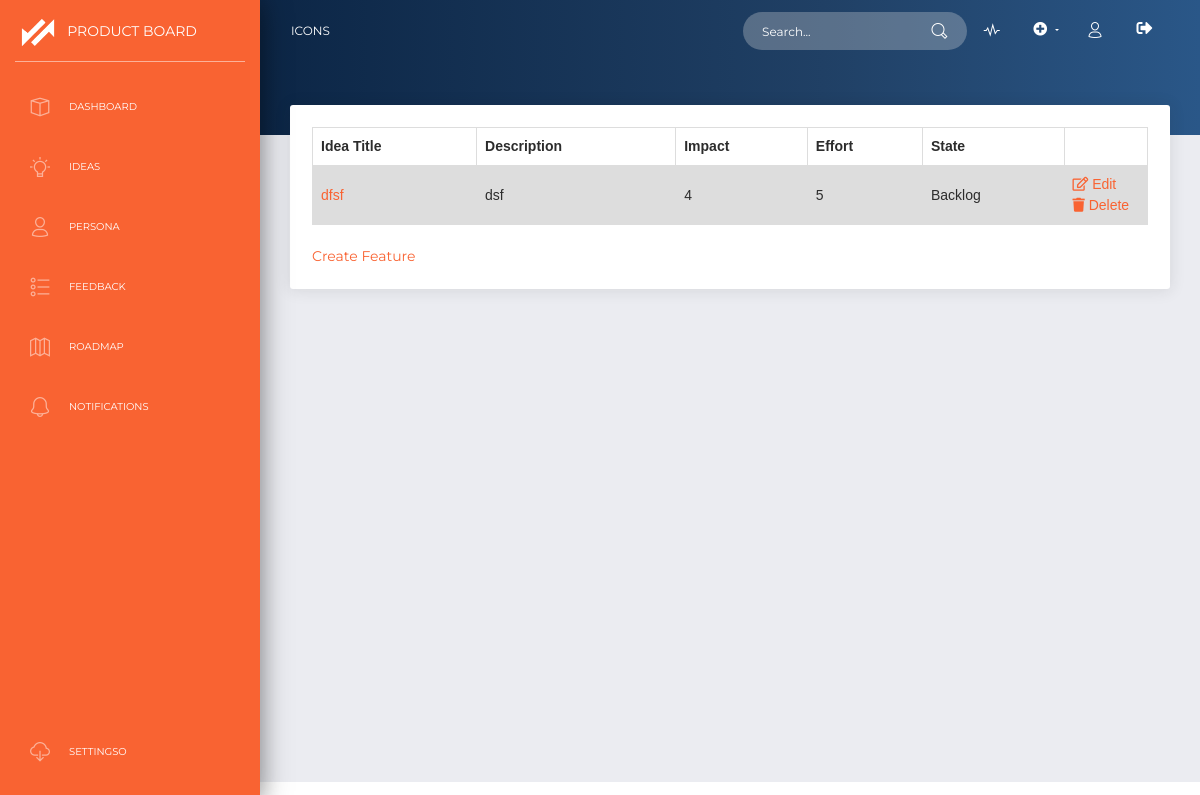
The app's page /product/2/idea/ (signed in) with its own data.
### Features/models.py (models this page shows)
class Ideas(models.Model):
    iProduct = models.ForeignKey(myProducts, on_delete=models.CASCADE)
    AREA_CHOICES =[('B','Backlog'), ('U','Unsorted'), ('C','Completed'), ('O','Optimisation Testing'), ('I','In Progress'), ('I','Investigation'), ('D','Discovery')]
    Title= models.CharField(max_length=100)
    Desciption = models.TextField()
    problems = models.TextField()
    business_reasons = models.TextField()
    impact = models.IntegerField()
    effort = models.IntegerField()
    createdby = models.ForeignKey(User, on_delete= models.SET_NULL, blank=True,null=True,related_name='a')
    owner = models.ForeignKey(User,on_delete= models.SET_NULL, blank=True,null=True,related_name='b')
    datecreated = models.DateTimeField(default=datetime.now, blank=True)
    area = models.CharField(max_length=100,choices=AREA_CHOICES, default=AREA_CHOICES[1][1])

### Features/views.py (the view)
# urls.py: path('product/<int:fk>/idea/', views.product_feature, name='product_Feature'),
@login_required
def product_feature(request, fk):
    currentf = fk
    ideas = Ideas.objects.all().filter(iProduct__ProductAccessList=request.user)
    context =  {
        'Ideas': ideas,
        'fk' : currentf,
    }
    return render(request, 'features/list.html', context)

### Features/templates/features/list.html (shortened to what this page needs)
{% extends 'products/base.html' %} {% block content %}
<div class="panel-header panel-header-sm">
</div>
<div class="content">
  <div class="row">
    <div class="col-md-12">
      <div class="card" style="padding:2.5%">
        <table>
        <tr>
          <th>Idea Title</th>
          <th>Description</th>
          <th>Impact</th>
          <th>Effort</th>
          <th>State</th>
          <th></th>
        </tr>
      {% for i in Ideas %}
      {% if i.iProduct.id == fk %}
        <tr>
          <td><a href="{% url 'view_Detail' pk=i.id fk=fk%}">{{i.Title}}</a></td>
          <td>{{i.Desciption}}</td>
          <td>{{i.impact}}</td>
          <td>{{i.effort}}</td>
          {% if i.area == "B" %}
            <td>Backlog</td>
          {% elif i.area == "U" %}
            <td>Unsorted</td>
          {% elif i.area == "C" %}
            <td>Completed</td>
          {% endif %}
          <td style="width:10%"> <a href="{% url 'edit_Feature' pk=i.id %}"><i class="far fa-edit"></i> Edit</a></br> <a href="{% url 'delete_Feature' pk=i.id  %}"><i class="fas fa-trash"></i> Delete</a></td>
        </tr>
      {% endif %}
      {% endfor %}
      </table>
      <br>
      <a href="{% url 'create_Feature' %}">Create Feature</a>
    </div>
  </div>
</div>
</div>
{% endblock %}

### Products/static/products/css/style.css (style rules this page uses)
.content { padding:2% }

### Features/templates/features/list.html (style rules this page uses)
table { font-family: arial, sans-serif; border-collapse: collapse; width: 100%; }
td, th { border: 1px solid #dddddd; text-align: left; padding: 8px; }
tr:nth-child(even) { background-color: #dddddd; }

### records on screen
Ideas: Title "dfsf", Desciption "dsf", impact "4", effort "5", area "Backlog"
